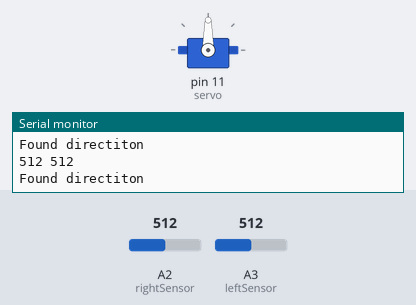
The sketch below on a simulated Arduino Uno, built with avr-gcc and run on an emulated ATmega328P. On the bench: servo, the last lines printed to the serial monitor. The test bench sets the inputs (shaded band); at power-on: A2 (rightSensor) = 512, A3 (leftSensor) = 512.

Above: at 1.2 s.
1.3 s: A2 (rightSensor) set to 982
At 1.9 s:
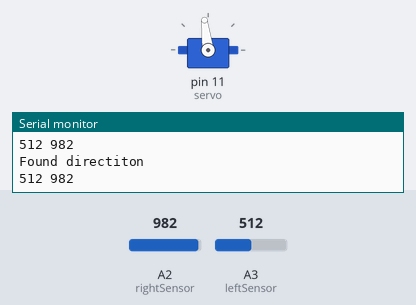
4.3 s: A2 (rightSensor) set to 1011
5.8 s: A3 (leftSensor) set to 754
8.8 s: A3 (leftSensor) set to 779
At 10.4 s:
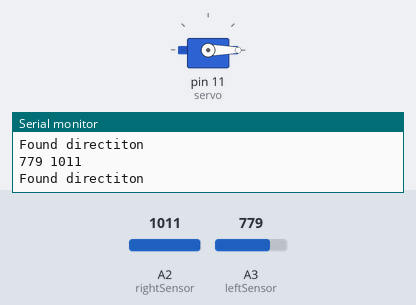
Timing chart, 0 to 11.7 s (numbered marks = the images above; inputs shaded):
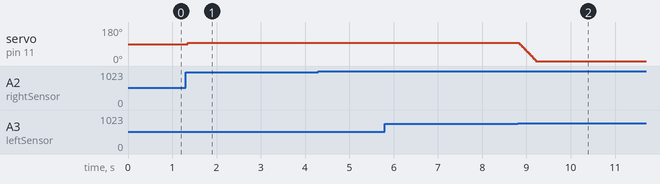

The sketch:

LightTracker.ino
```cpp
#include <Servo.h>

int leftSensor = A3;
int rightSensor = A2;
Servo servo;

void setup() {
  // put your setup code here, to run once:
  servo.attach(11);
  servo.write(90);
  pinMode(leftSensor, INPUT);
  pinMode(rightSensor, INPUT);
  Serial.begin(9600);
}

// left
// light - 640-900
// covered - 200-470

// right
// light - 680-900
// covered - 250-430

int leftLightOnMax = 900;
int leftLightOnMin = 830;
int leftCoveredMax = 770;
int leftCoveredMin = 500;


int rightLightOnMax = 900;
int rightLightOnMin = 680;
int rightCoveredMax = 740;
int rightCoveredMin = 470;

int servoValue = 90;

bool leftCovered = false;
bool rightCovered = false;
int direction = 2; // 0 - <<<<<<<<<<     1 - >>>>>>>>>>     2- undefined
void loop() {
  int leftValue = analogRead(leftSensor);
  int rightValue = analogRead(rightSensor);
  Serial.println(String(leftValue) + " " + String(rightValue));
  if(direction == 2){
    servo.write(90);
    if(leftValue > leftCoveredMin && leftValue < leftCoveredMax) {
      leftCovered = true;
      if(rightCovered){ // <<<<<<<<<<
        direction = 0;
      }
    }
    if(rightValue > rightCoveredMin && rightValue < rightCoveredMax) {
      rightCovered = true;
      if(leftCovered){ // >>>>>>>>>>
        direction = 1;
      }
    }
  }
  else{
    Serial.println("Found directiton");
    if(direction == 0){
      if(leftValue > leftCoveredMax){
        if(rightValue > rightCoveredMin && rightValue < rightCoveredMax){
          direction = 1;
        }
        servoValue-= 7;
      }
    }
    else if(direction == 1){
      if(rightValue > rightCoveredMax){
        if(leftValue > leftCoveredMin && leftValue < leftCoveredMax){
          direction = 0;
        }
        servoValue+= 7;
      }
    }
  }
  servo.write(servoValue);
  delay(1);
}
```

Measured:
- the behaviour switches between 770 and 771 on A3 (leftSensor) (found by bisection; images 1 and 2)
- after the input at 1.3 s, servo on pin 11 (servo): 90° → 97° after 0.05 s
- after the input at 8.8 s, servo on pin 11 (servo): moves from 97° to 0° over 0.38 s, starting at once
